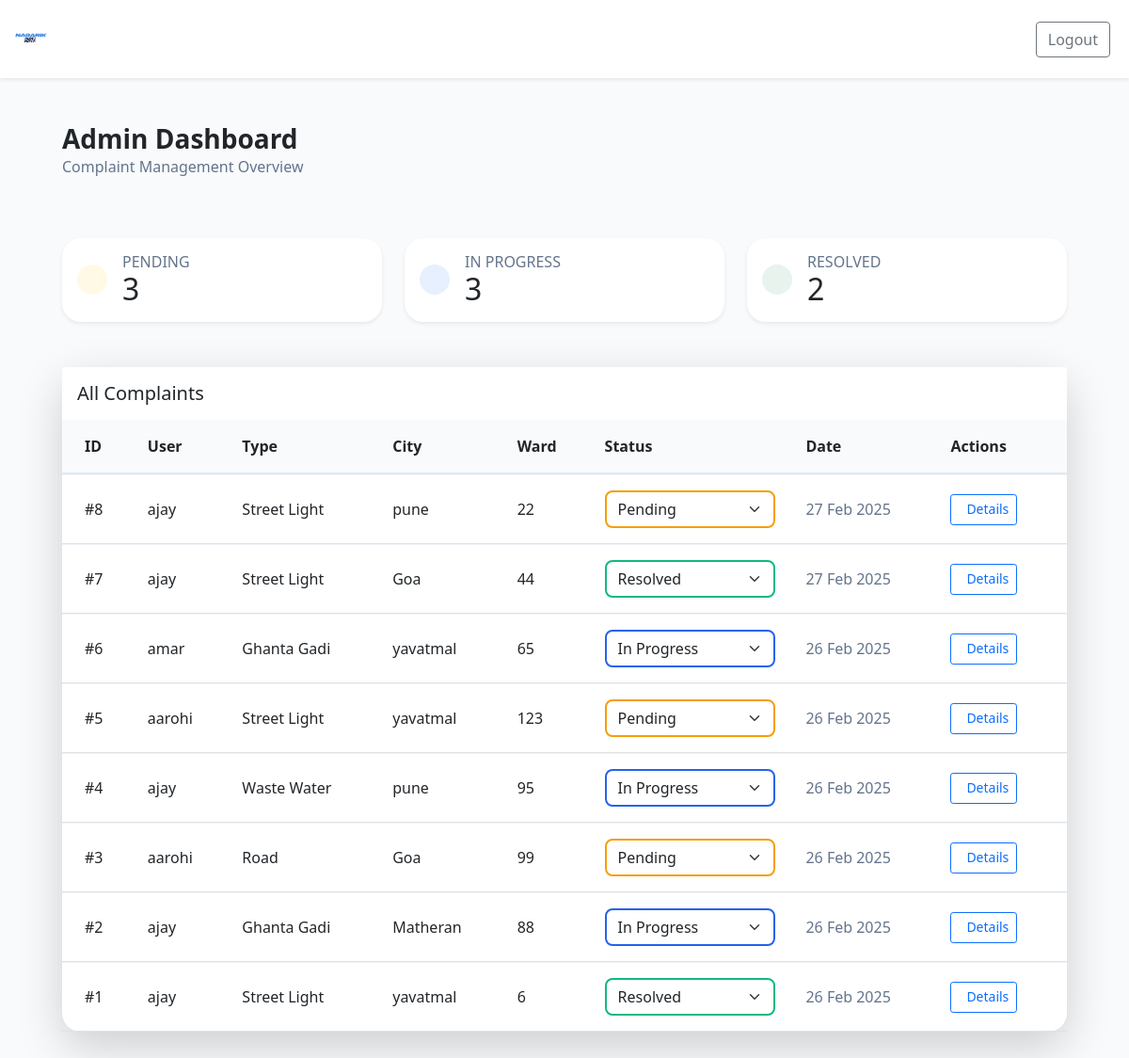
/admin-dashboard/ (signed in), run on the app's committed database.
### complaints/models.py (models this page shows, shortened)
class Complaint(models.Model):
    COMPLAINT_TYPES = (
        ('street_light', 'Street Light'),
        ('ghanta_gadi', 'Ghanta Gadi'),
        ('waste_water', 'Waste Water'),
        ('road', 'Road'),
    )
    STATUS_CHOICES = (
        ('pending', 'Pending'),
        ('in_progress', 'In Progress'),
        ('resolved', 'Resolved'),
    )
    user = models.ForeignKey(User, on_delete=models.CASCADE)
    complaint_type = models.CharField(max_length=50, choices=COMPLAINT_TYPES)
    city = models.CharField(max_length=100)
    ward_number = models.IntegerField()
    description = models.TextField()
    created_at = models.DateTimeField(auto_now_add=True)
    status = models.CharField(max_length=20, choices=STATUS_CHOICES, default='pending')

### complaints/views.py (the view)
# urls.py: path('admin-dashboard/', views.admin_dashboard, name='admin_dashboard'),
@login_required
def admin_dashboard(request):
    if not request.user.is_staff:
        return redirect('user_dashboard')
    complaints = Complaint.objects.select_related('user').all().order_by('-created_at')
    status_counts = {
        'pending': Complaint.objects.filter(status='pending').count(),
        'in_progress': Complaint.objects.filter(status='in_progress').count(),
        'resolved': Complaint.objects.filter(status='resolved').count(),
    }
    return render(request, 'admin_dashboard.html', {
        'complaints': complaints,
        'status_counts': status_counts,
        'total_complaints': sum(status_counts.values())
    })

### complaints/templates/admin_dashboard.html (shortened to what this page needs)
{% extends 'base.html' %}
{% block content %}
<div class="container-fluid px-4">
    <div class="d-flex justify-content-between align-items-center mb-5">
        <div>
            <h1 class="h3 fw-bold mb-0">Admin Dashboard</h1>
            <p class="text-muted">Complaint Management Overview</p>
        </div>
    </div>
    <div class="row g-4 mb-5">
        <div class="col-xl-4 col-md-6">
            <div class="card border-0 shadow-sm h-100">
                <div class="card-body">
                    <div class="d-flex align-items-center">
                        <div class="bg-warning bg-opacity-10 p-3 rounded-circle me-3">
                        </div>
                        <div>
                            <h6 class="text-uppercase text-muted mb-0">Pending</h6>
                            <h2 class="mb-0">{{ status_counts.pending }}</h2>
                        </div>
                    </div>
                </div>
            </div>
        </div>
        <div class="col-xl-4 col-md-6">
            <div class="card border-0 shadow-sm h-100">
                <div class="card-body">
                    <div class="d-flex align-items-center">
                        <div class="bg-primary bg-opacity-10 p-3 rounded-circle me-3">
                        </div>
                        <div>
                            <h6 class="text-uppercase text-muted mb-0">In Progress</h6>
                            <h2 class="mb-0">{{ status_counts.in_progress }}</h2>
                        </div>
                    </div>
                </div>
            </div>
        </div>
        <div class="col-xl-4 col-md-6">
            <div class="card border-0 shadow-sm h-100">
                <div class="card-body">
                    <div class="d-flex align-items-center">
                        <div class="bg-success bg-opacity-10 p-3 rounded-circle me-3">
                        </div>
                        <div>
                            <h6 class="text-uppercase text-muted mb-0">Resolved</h6>
                            <h2 class="mb-0">{{ status_counts.resolved }}</h2>
                        </div>
                    </div>
                </div>
            </div>
        </div>
    </div>
    <div class="card border-0 shadow-lg">
        <div class="card-header bg-white border-0 py-3">
            <h5 class="mb-0 fw-semibold">All Complaints</h5>
        </div>
        <div class="card-body p-0">
            <div class="table-responsive">
                <table class="table table-hover align-middle mb-0">
                    <thead class="bg-light">
                        <tr>
                            <th class="ps-4">ID</th>
                            <th>User</th>
                            <th>Type</th>
                            <th>City</th>
                            <th>Ward</th>
                            <th>Status</th>
                            <th>Date</th>
                            <th class="pe-4">Actions</th>
                        </tr>
                    </thead>
                    <tbody>
                        {% for complaint in complaints %}
                        <tr>
                            <td class="ps-4 fw-medium">#{{ complaint.id }}</td>
                            <td>{{ complaint.user.username }}</td>
                            <td>{{ complaint.get_complaint_type_display }}</td>
                            <td>{{ complaint.city }}</td>
                            <td>{{ complaint.ward_number }}</td>
                            <td>
                                <select class="form-select status-select {% if complaint.status == 'pending' %}border-warning
                                    {% elif complaint.status == 'in_progress' %}border-primary
                                    {% else %}border-success{% endif %}"
                                    data-id="{{ complaint.id }}">
                                    {% for status in complaint.STATUS_CHOICES %}
                                    <option value="{{ status.0 }}"
                                        {% if complaint.status == status.0 %}selected{% endif %}>
                                        {{ status.1 }}
                                    </option>
                                    {% endfor %}
                                </select>
                            </td>
                            <td class="text-muted">{{ complaint.created_at|date:"d M Y" }}</td>
                            <td class="pe-4">
                                <a href="{% url 'complaint_detail' complaint.id %}"
                                   class="btn btn-outline-primary btn-sm">
                                   Details
                                </a>
                            </td>
                        </tr>
                        {% empty %}
                        <tr>
                            <td colspan="7" class="text-center py-4">No complaints found</td>
                        </tr>
                        {% endfor %}
                    </tbody>
                </table>
            </div>
        </div>
    </div>
</div>
{% endblock %}

### complaints/templates/base.html (shortened to what this page needs)
{% load static %}
<!DOCTYPE html>
<html lang="en">
<head>
    <link href="https://cdn.jsdelivr.net/npm/bootstrap@5.1.3/dist/css/bootstrap.min.css" rel="stylesheet">
    <link href="{% static 'css/style.css' %}" rel="stylesheet">
</head>
<body class="bg-light">
    <nav class="navbar navbar-expand-lg navbar-light bg-white shadow-sm">
        <div class="container-fluid">
            <a class="navbar-brand" href="/">
                <img src="{% static 'images/logo.png' %}" alt="Complaint App Logo" class="d-inline-block align-text-top" style="width: 40px; height: auto;">
            </a>
            <div class="d-flex align-items-center">
                {% if user.is_authenticated %}
                    <a href="{% url 'logout' %}" class="btn btn-outline-secondary me-2">Logout</a>
                {% else %}
                    <a href="{% url 'user_login' %}" class="btn btn-link text-dark text-decoration-none me-3">Sign In</a>
                    <a href="{% url 'user_register' %}" class="btn btn-primary px-4">Sign Up</a>
                {% endif %}
            </div>
        </div>
    </nav>
    <main class="container my-5">
        {% block content %}{% endblock %}
    </main>
</body>
</html>

### complaints/static/css/style.css (style rules this page uses)
:root { --primary-color: #2563eb; --primary-hover: #1d4ed8; }
.navbar { padding: 1rem 0; }
.card { border-radius: 1.25rem; }
.text-muted { color: #64748b !important; }
.bg-light { background-color: #f8fafc !important; }
.table { border-collapse: separate; border-spacing: 0; }
.table thead th { border-bottom: 2px solid #e2e8f0; border-top: none; }
.table td, .table th { padding: 1rem; vertical-align: middle; border-top: 1px solid #f1f5f9; }
.bg-opacity-10 { background-color: rgba(var(--bs-primary-rgb), 0.1); }
.border-warning { border-color: #f59e0b !important; }
.border-primary { border-color: var(--primary-color) !important; }
.border-success { border-color: #10b981 !important; }
.form-select.status-select { border-width: 2px; border-radius: 0.5rem; padding: 0.375rem 2.25rem 0.375rem 0.75rem; }

### data on the page
Complaint: id "8", user.username "ajay", complaint_type "Street Light", city "pune", ward_number "22", status+id "Pending", created_at "27 Feb 2025"
Complaint: id "7", user.username "ajay", complaint_type "Street Light", city "Goa", ward_number "44", status+id "Resolved", created_at "27 Feb 2025"
Complaint: id "6", user.username "amar", complaint_type "Ghanta Gadi", city "yavatmal", ward_number "65", status+id "In Progress", created_at "26 Feb 2025"
Complaint: id "5", user.username "aarohi", complaint_type "Street Light", city "yavatmal", ward_number "123", status+id "Pending", created_at "26 Feb 2025"
Complaint: id "4", user.username "ajay", complaint_type "Waste Water", city "pune", ward_number "95", status+id "In Progress", created_at "26 Feb 2025"
Complaint: id "3", user.username "aarohi", complaint_type "Road", city "Goa", ward_number "99", status+id "Pending", created_at "26 Feb 2025"
Complaint: id "2", user.username "ajay", complaint_type "Ghanta Gadi", city "Matheran", ward_number "88", status+id "In Progress", created_at "26 Feb 2025"
Complaint: id "1", user.username "ajay", complaint_type "Street Light", city "yavatmal", ward_number "6", status+id "Resolved", created_at "26 Feb 2025"

### other printed values
{{ status_counts.pending }} "3"
{{ status_counts.in_progress }} "3"
{{ status_counts.resolved }} "2"
